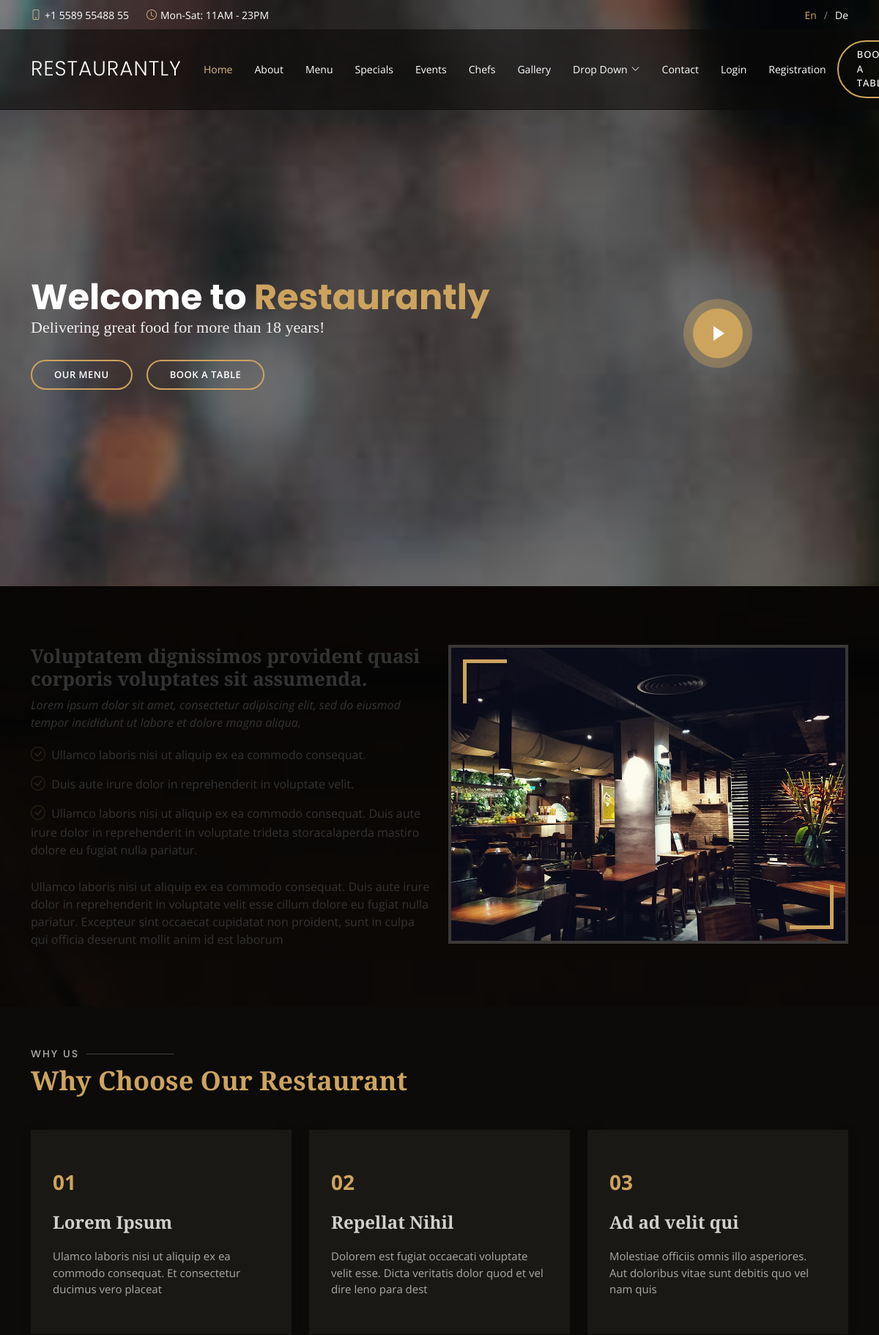
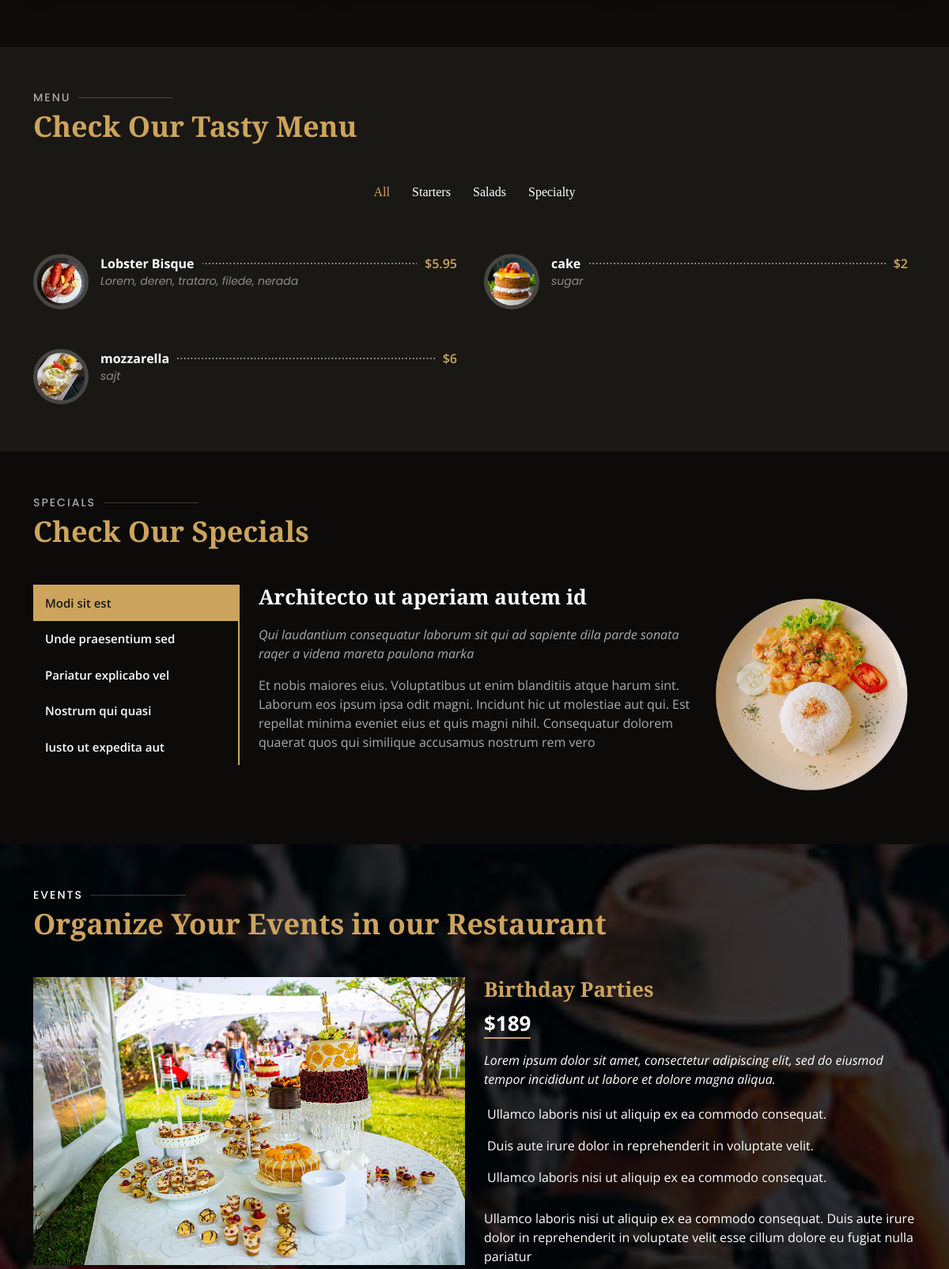
The page / (upper part) on the database its author committed (2 pictures, top to bottom).
### tables this page shows
CREATE TABLE IF NOT EXISTS `menu` (
  `id` int(11) NOT NULL AUTO_INCREMENT,
  `name` varchar(100) NOT NULL,
  `price` varchar(20) NOT NULL,
  `contains` text,
  `type` int(11) DEFAULT NULL,
  `img_url` text,
  PRIMARY KEY (`id`)
);

### index.php (the view, shortened to what this page needs)
<?php
require_once 'dbConnection.php';
?>
<!DOCTYPE html>
<html lang="en">
<head>
  <link href="assets/vendor/animate.css/animate.min.css" rel="stylesheet">
  <link href="assets/vendor/aos/aos.css" rel="stylesheet">
  <link href="assets/vendor/bootstrap/css/bootstrap.min.css" rel="stylesheet">
  <link href="assets/vendor/bootstrap-icons/bootstrap-icons.css" rel="stylesheet">
  <link href="assets/vendor/boxicons/css/boxicons.min.css" rel="stylesheet">
  <link href="assets/vendor/glightbox/css/glightbox.min.css" rel="stylesheet">
  <link href="assets/vendor/swiper/swiper-bundle.min.css" rel="stylesheet">
  <link href="assets/css/style.css" rel="stylesheet">
</head>
<body>
  <div id="topbar" class="d-flex align-items-center fixed-top">
    <div class="container d-flex justify-content-center justify-content-md-between">
      <div class="contact-info d-flex align-items-center">
        <i class="bi bi-phone d-flex align-items-center"><span>+1 5589 55488 55</span></i>
        <i class="bi bi-clock d-flex align-items-center ms-4"><span> Mon-Sat: 11AM - 23PM</span></i>
      </div>
      <div class="languages d-none d-md-flex align-items-center">
        <ul>
          <li>En</li>
          <li><a href="#">De</a></li>
        </ul>
      </div>
    </div>
  </div>
  <header id="header" class="fixed-top d-flex align-items-cente">
    <div class="container-fluid container-xl d-flex align-items-center justify-content-lg-between">
      <h1 class="logo me-auto me-lg-0"><a href="index.html">Restaurantly</a></h1>
      <nav id="navbar" class="navbar order-last order-lg-0">
        <ul>
          <li><a class="nav-link scrollto active" href="#hero">Home</a></li>
          <li><a class="nav-link scrollto" href="#about">About</a></li>
          <li><a class="nav-link scrollto" href="#menu">Menu</a></li>
          <li><a class="nav-link scrollto" href="#specials">Specials</a></li>
          <li><a class="nav-link scrollto" href="#events">Events</a></li>
          <li><a class="nav-link scrollto" href="#chefs">Chefs</a></li>
          <li><a class="nav-link scrollto" href="#gallery">Gallery</a></li>
          <li class="dropdown"><a href="#"><span>Drop Down</span> <i class="bi bi-chevron-down"></i></a>
          </li>
          <li><a class="nav-link scrollto" href="#contact">Contact</a></li>
<?php
            if (isset($_SESSION['name'])){
            ?>
                <li><span class="logout"><a href="logout.php">Logout</a></span></li>
              <?php
              if (isset($_SESSION['isadmin']) && $_SESSION['isadmin'] == 1){
                echo '<li><a href="admin/crud.php">Settings</a></li>';
              }
              ?>
            <?php
}else{
    ?>
                <li><span class="logout"><a href="login.php">Login</a></span> </li>
                <li>  <span class="logout"><a href="registration.php">Registration</a></span> </li>
            <?php
}
            ?>
        </ul>
      </nav>
      <a href="#book-a-table" class="book-a-table-btn scrollto d-none d-lg-flex">Book a table</a>
    </div>
  </header>
  <section id="hero" class="d-flex align-items-center">
    <div class="container position-relative text-center text-lg-start" data-aos="zoom-in" data-aos-delay="100">
      <div class="row">
        <div class="col-lg-8">
          <h1>Welcome to <span>Restaurantly</span></h1>
          <h2>Delivering great food for more than 18 years!</h2>
          <div class="btns">
            <a href="#menu" class="btn-menu animated fadeInUp scrollto">Our Menu</a>
            <a href="#book-a-table" class="btn-book animated fadeInUp scrollto">Book a Table</a>
          </div>
        </div>
        <div class="col-lg-4 d-flex align-items-center justify-content-center position-relative" data-aos="zoom-in" data-aos-delay="200">
          <a href="https://www.youtube.com/watch?v=u6BOC7CDUTQ" class="glightbox play-btn"></a>
        </div>
      </div>
    </div>
  </section>
  <main id="main">
    <section id="about" class="about">
      <div class="container" data-aos="fade-up">
        <div class="row">
          <div class="col-lg-6 order-1 order-lg-2" data-aos="zoom-in" data-aos-delay="100">
            <div class="about-img">
              <img src="assets/img/about.jpg" alt="">
            </div>
          </div>
          <div class="col-lg-6 pt-4 pt-lg-0 order-2 order-lg-1 content">
            <h3>Voluptatem dignissimos provident quasi corporis voluptates sit assumenda.</h3>
            <p class="fst-italic">
              Lorem ipsum dolor sit amet, consectetur adipiscing elit, sed do eiusmod tempor incididunt ut labore et dolore
              magna aliqua.
            </p>
            <ul>
              <li><i class="bi bi-check-circle"></i> Ullamco laboris nisi ut aliquip ex ea commodo consequat.</li>
              <li><i class="bi bi-check-circle"></i> Duis aute irure dolor in reprehenderit in voluptate velit.</li>
              <li><i class="bi bi-check-circle"></i> Ullamco laboris nisi ut aliquip ex ea commodo consequat. Duis aute irure dolor in reprehenderit in voluptate trideta storacalaperda mastiro dolore eu fugiat nulla pariatur.</li>
            </ul>
            <p>
              Ullamco laboris nisi ut aliquip ex ea commodo consequat. Duis aute irure dolor in reprehenderit in voluptate
              velit esse cillum dolore eu fugiat nulla pariatur. Excepteur sint occaecat cupidatat non proident, sunt in
              culpa qui officia deserunt mollit anim id est laborum
            </p>
          </div>
        </div>
      </div>
    </section>
    <section id="why-us" class="why-us">
      <div class="container" data-aos="fade-up">
        <div class="section-title">
          <h2>Why Us</h2>
          <p>Why Choose Our Restaurant</p>
        </div>
        <div class="row">
          <div class="col-lg-4">
            <div class="box" data-aos="zoom-in" data-aos-delay="100">
              <span>01</span>
              <h4>Lorem Ipsum</h4>
              <p>Ulamco laboris nisi ut aliquip ex ea commodo consequat. Et consectetur ducimus vero placeat</p>
            </div>
          </div>
          <div class="col-lg-4 mt-4 mt-lg-0">
            <div class="box" data-aos="zoom-in" data-aos-delay="200">
              <span>02</span>
              <h4>Repellat Nihil</h4>
              <p>Dolorem est fugiat occaecati voluptate velit esse. Dicta veritatis dolor quod et vel dire leno para dest</p>
            </div>
          </div>
          <div class="col-lg-4 mt-4 mt-lg-0">
            <div class="box" data-aos="zoom-in" data-aos-delay="300">
              <span>03</span>
              <h4> Ad ad velit qui</h4>
              <p>Molestiae officiis omnis illo asperiores. Aut doloribus vitae sunt debitis quo vel nam quis</p>
            </div>
          </div>
        </div>
      </div>
    </section>
    <section id="menu" class="menu section-bg">
      <div class="container" data-aos="fade-up">
        <div class="section-title">
          <h2>Menu</h2>
          <p>Check Our Tasty Menu</p>
        </div>
        <div class="row" data-aos="fade-up" data-aos-delay="100">
          <div class="col-lg-12 d-flex justify-content-center">
            <ul id="menu-flters">
              <li data-filter="*" class="filter-active">All</li>
              <li data-filter=".filter-starters">Starters</li>
              <li data-filter=".filter-salads">Salads</li>
              <li data-filter=".filter-specialty">Specialty</li>
            </ul>
          </div>
        </div>
        <div class="row menu-container" data-aos="fade-up" data-aos-delay="200">
            <?php
            $query = "SELECT m.name, m.price, m.contains, m.img_url, mt.type FROM menu AS m LEFT JOIN menu_types AS mt ON m.type = mt.id";
            $result = mysqli_query($conn, $query);
            if (mysqli_num_rows($result) > 0) {
                while ($row = mysqli_fetch_assoc($result)) {
                ?>
                <div class="col-lg-6 menu-item filter-<?=$row['type']?>">
                    <img src="<?=$row['img_url']?>" class="menu-img" alt="">
                    <div class="menu-content">
                        <a href="#"><?=$row['name']?></a><span>$<?=$row['price']?></span>
                    </div>
                    <div class="menu-ingredients">
                        <?=$row['contains']?>
                    </div>
                </div>
            <?php
                }
            }
            ?>
      </div>
    </section>
    <section id="specials" class="specials">
      <div class="container" data-aos="fade-up">
        <div class="section-title">
          <h2>Specials</h2>
          <p>Check Our Specials</p>
        </div>
        <div class="row" data-aos="fade-up" data-aos-delay="100">
          <div class="col-lg-3">
            <ul class="nav nav-tabs flex-column">
              <li class="nav-item">
                <a class="nav-link active show" data-bs-toggle="tab" href="#tab-1">Modi sit est</a>
              </li>
              <li class="nav-item">
                <a class="nav-link" data-bs-toggle="tab" href="#tab-2">Unde praesentium sed</a>
              </li>
              <li class="nav-item">
                <a class="nav-link" data-bs-toggle="tab" href="#tab-3">Pariatur explicabo vel</a>
              </li>
              <li class="nav-item">
                <a class="nav-link" data-bs-toggle="tab" href="#tab-4">Nostrum qui quasi</a>
              </li>
              <li class="nav-item">
                <a class="nav-link" data-bs-toggle="tab" href="#tab-5">Iusto ut expedita aut</a>
              </li>
            </ul>
          </div>
          <div class="col-lg-9 mt-4 mt-lg-0">
            <div class="tab-content">
              <div class="tab-pane active show" id="tab-1">
                <div class="row">
                  <div class="col-lg-8 details order-2 order-lg-1">
                    <h3>Architecto ut aperiam autem id</h3>
                    <p class="fst-italic">Qui laudantium consequatur laborum sit qui ad sapiente dila parde sonata raqer a videna mareta paulona marka</p>
                    <p>Et nobis maiores eius. Voluptatibus ut enim blanditiis atque harum sint. Laborum eos ipsum ipsa odit magni. Incidunt hic ut molestiae aut qui. Est repellat minima eveniet eius et quis magni nihil. Consequatur dolorem quaerat quos qui similique accusamus nostrum rem vero</p>
                  </div>
                  <div class="col-lg-4 text-center order-1 order-lg-2">
                    <img src="assets/img/specials-1.png" alt="" class="img-fluid">
                  </div>
                </div>
              </div>
            </div>
          </div>
        </div>
      </div>
    </section>
    <section id="events" class="events">
      <div class="container" data-aos="fade-up">
        <div class="section-title">
          <h2>Events</h2>
          <p>Organize Your Events in our Restaurant</p>
        </div>
        <div class="events-slider swiper" data-aos="fade-up" data-aos-delay="100">
          <div class="swiper-wrapper">
            <div class="swiper-slide">
              <div class="row event-item">
                <div class="col-lg-6">
                  <img src="assets/img/event-birthday.jpg" class="img-fluid" alt="">
                </div>
                <div class="col-lg-6 pt-4 pt-lg-0 content">
                  <h3>Birthday Parties</h3>
                  <div class="price">
                    <p><span>$189</span></p>
                  </div>
                  <p class="fst-italic">
                    Lorem ipsum dolor sit amet, consectetur adipiscing elit, sed do eiusmod tempor incididunt ut labore et dolore
                    magna aliqua.
                  </p>
                  <ul>
                    <li><i class="bi bi-check-circled"></i> Ullamco laboris nisi ut aliquip ex ea commodo consequat.</li>
                    <li><i class="bi bi-check-circled"></i> Duis aute irure dolor in reprehenderit in voluptate velit.</li>
                    <li><i class="bi bi-check-circled"></i> Ullamco laboris nisi ut aliquip ex ea commodo consequat.</li>
                  </ul>
                  <p>
                    Ullamco laboris nisi ut aliquip ex ea commodo consequat. Duis aute irure dolor in reprehenderit in voluptate
                    velit esse cillum dolore eu fugiat nulla pariatur
                  </p>
                </div>
              </div>
            </div>
            <div class="swiper-slide">
              <div class="row event-item">
                <div class="col-lg-6">
                </div>
              </div>
            </div>
            <div class="swiper-slide">
              <div class="row event-item">
                <div class="col-lg-6 pt-4 pt-lg-0 content">
                </div>
              </div>
            </div>
          </div>
        </div>
      </div>
    </section>
  </main>
</body>
</html>

### rows shown on the page
menu: img_url (picture), name "Lobster Bisque", price "5.95", contains "Lorem, deren, trataro, filede, nerada"
menu: img_url (picture), name "cake", price "2", contains "sugar"
menu: img_url (picture), name "mozzarella", price "6", contains "sajt"
